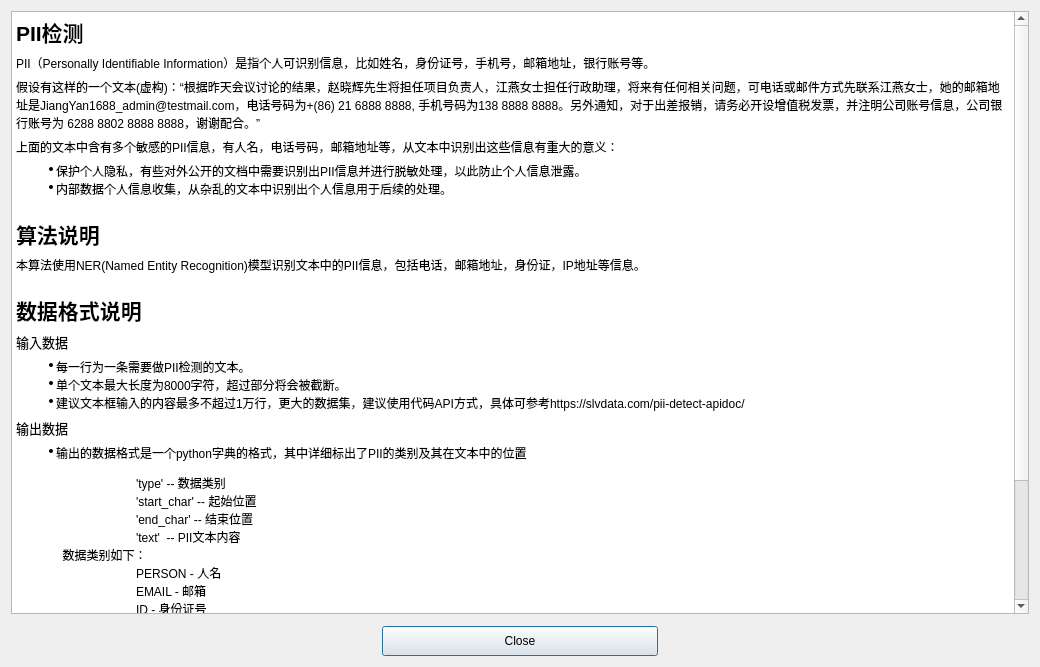
<?xml version="1.0" encoding="UTF-8"?>
<ui version="4.0">
 <class>Dialog</class>
 <widget class="QDialog" name="Dialog">
  <property name="geometry">
   <rect>
    <x>0</x>
    <y>0</y>
    <width>1040</width>
    <height>667</height>
   </rect>
  </property>
  <property name="windowTitle">
   <string>说明</string>
  </property>
  <layout class="QVBoxLayout" name="verticalLayout">
   <property name="spacing">
    <number>2</number>
   </property>
   <property name="leftMargin">
    <number>2</number>
   </property>
   <property name="topMargin">
    <number>2</number>
   </property>
   <property name="rightMargin">
    <number>2</number>
   </property>
   <property name="bottomMargin">
    <number>2</number>
   </property>
   <item>
    <widget class="QStackedWidget" name="stackedWidget">
     <property name="frameShape">
      <enum>QFrame::NoFrame</enum>
     </property>
     <property name="frameShadow">
      <enum>QFrame::Plain</enum>
     </property>
     <property name="currentIndex">
      <number>3</number>
     </property>
     <widget class="QWidget" name="page">
      <layout class="QHBoxLayout" name="horizontalLayout">
       <item>
        <widget class="QTextEdit" name="textEdit">
         <property name="readOnly">
          <bool>true</bool>
         </property>
         <property name="html">
          <string>&lt;!DOCTYPE HTML PUBLIC &quot;-//W3C//DTD HTML 4.0//EN&quot; &quot;http://www.w3.org/TR/REC-html40/strict.dtd&quot;&gt;
&lt;html&gt;&lt;head&gt;&lt;meta name=&quot;qrichtext&quot; content=&quot;1&quot; /&gt;&lt;style type=&quot;text/css&quot;&gt;
p, li { white-space: pre-wrap; }
&lt;/style&gt;&lt;/head&gt;&lt;body style=&quot; font-family:'SimSun'; font-size:9pt; font-weight:400; font-style:normal;&quot;&gt;
&lt;p style=&quot; margin-top:20px; margin-bottom:0px; margin-left:0px; margin-right:0px; -qt-block-indent:0; text-indent:0px;&quot;&gt;&lt;span style=&quot; font-size:16pt; font-weight:600;&quot;&gt;情感分析&lt;/span&gt;&lt;/p&gt;
&lt;p style=&quot; margin-top:6px; margin-bottom:0px; margin-left:0px; margin-right:0px; -qt-block-indent:0; text-indent:0px;&quot;&gt;&lt;span style=&quot; font-family:'Microsoft YaHei'; color:#000000; background-color:#ffffff;&quot;&gt;情感分析是人工智能领域中的一项技术，即自然语言处理技术，英文为Natural Language Processing（NLP），其目的是让计算机能够自动分析人类语言中所包含的情感信息。具体来说，情感分析可以帮助我们识别一段文本中的情绪、态度和观点等方面的信息，从而更好地理解人类的沟通。&lt;/span&gt;&lt;/p&gt;
&lt;p style=&quot; margin-top:6px; margin-bottom:0px; margin-left:0px; margin-right:0px; -qt-block-indent:0; text-indent:0px;&quot;&gt;&lt;span style=&quot; font-family:'Microsoft YaHei'; color:#000000; background-color:#ffffff;&quot;&gt;举个例子，假设我们有一家电商平台，想要了解用户对某个产品的评价情况。我们可以通过情感分析技术来自动分析用户在评论中表达的情感，如积极、消极或中性。这样我们可以更好地了解用户的感受，进一步改进产品和服务，提高用户体验，进而提高销售额。&lt;/span&gt;&lt;/p&gt;
&lt;p style=&quot; margin-top:6px; margin-bottom:0px; margin-left:0px; margin-right:0px; -qt-block-indent:0; text-indent:0px;&quot;&gt;&lt;span style=&quot; font-family:'Microsoft YaHei'; color:#000000; background-color:#ffffff;&quot;&gt;另外，情感分析也可以用于社交媒体监控。例如，政府可以使用情感分析来监测公众对某个政策或事件的反应，或者企业可以使用情感分析来了解公众对其品牌或产品的态度。&lt;/span&gt;&lt;/p&gt;
&lt;p style=&quot; margin-top:6px; margin-bottom:0px; margin-left:0px; margin-right:0px; -qt-block-indent:0; text-indent:0px;&quot;&gt;&lt;span style=&quot; font-family:'Microsoft YaHei'; color:#000000; background-color:#ffffff;&quot;&gt;下面是一些具体的使用场景及带来的价值：&lt;/span&gt;  &lt;/p&gt;
&lt;ul style=&quot;margin-top: 0px; margin-bottom: 0px; margin-left: 0px; margin-right: 0px; -qt-list-indent: 1;&quot;&gt;&lt;li style=&quot; font-family:'Microsoft YaHei';&quot; style=&quot; margin-top:6px; margin-bottom:0px; margin-left:0px; margin-right:0px; -qt-block-indent:0; text-indent:0px;&quot;&gt;电商平台上分析用户评价，改进产品和服务，提高用户体验，增加销售额。&lt;span style=&quot; font-family:'SimSun';&quot;&gt;	&lt;/span&gt;&lt;/li&gt;
&lt;li style=&quot; font-family:'Microsoft YaHei';&quot; style=&quot; margin-top:0px; margin-bottom:0px; margin-left:0px; margin-right:0px; -qt-block-indent:0; text-indent:0px;&quot;&gt;在客户服务中，分析用户反馈并自动进行分类，提高客户服务质量和效率。&lt;span style=&quot; font-family:'SimSun';&quot;&gt;	&lt;/span&gt;&lt;/li&gt;
&lt;li style=&quot; font-family:'Microsoft YaHei';&quot; style=&quot; margin-top:0px; margin-bottom:0px; margin-left:0px; margin-right:0px; -qt-block-indent:0; text-indent:0px;&quot;&gt;在市场研究中，对消费者的言论和反馈进行情感分析，了解他们对产品和服务的看法，从而改进营销策略。&lt;span style=&quot; font-family:'SimSun';&quot;&gt;	&lt;/span&gt;&lt;/li&gt;
&lt;li style=&quot; font-family:'Microsoft YaHei';&quot; style=&quot; margin-top:0px; margin-bottom:0px; margin-left:0px; margin-right:0px; -qt-block-indent:0; text-indent:0px;&quot;&gt;社交媒体监控，监测公众对政策或事件的反应，提供决策支持。&lt;span style=&quot; font-family:'SimSun';&quot;&gt;	&lt;/span&gt;&lt;/li&gt;
&lt;li style=&quot; font-family:'Microsoft YaHei';&quot; style=&quot; margin-top:0px; margin-bottom:0px; margin-left:0px; margin-right:0px; -qt-block-indent:0; text-indent:0px;&quot;&gt;在金融领域，情感分析可以用于分析新闻、社交媒体和其他信息来源，以预测股市和其他金融市场的趋势。&lt;span style=&quot; font-family:'SimSun';&quot;&gt;	&lt;/span&gt;&lt;/li&gt;
&lt;li style=&quot; font-family:'Microsoft YaHei';&quot; style=&quot; margin-top:0px; margin-bottom:0px; margin-left:0px; margin-right:0px; -qt-block-indent:0; text-indent:0px;&quot;&gt;在医疗领域，情感分析可以用于自动化分析病人反馈，从而帮助医生更好地了解病人情感状况，提高医疗效率和疗效。&lt;/li&gt;&lt;/ul&gt;
&lt;p style=&quot; margin-top:20px; margin-bottom:0px; margin-left:0px; margin-right:0px; -qt-block-indent:0; text-indent:0px;&quot;&gt;&lt;span style=&quot; font-size:16pt; font-weight:600;&quot;&gt;算法说明&lt;/span&gt;&lt;/p&gt;
&lt;p style=&quot; margin-top:6px; margin-bottom:0px; margin-left:0px; margin-right:0px; -qt-block-indent:0; text-indent:0px;&quot;&gt;&lt;span style=&quot; font-family:'Microsoft YaHei'; color:#000000; background-color:#ffffff;&quot;&gt;本站使用深度神经网络对您输入的数据进行情感分析，利用深度神经网络进行情感分析的方式是将自然语言处理和深度学习技术相结合，利用大量的标注数据进行训练。与传统的基于规则或统计方法相比，深度神经网路在处理复杂文本时能够更好地识别出其中的语义和上下文信息，从而提高了情感分析的准确度。本模型使用了大量的电商评论作为训练样本，对电商评论类的数据预测准确度较高。&lt;/span&gt;&lt;/p&gt;
&lt;p style=&quot; margin-top:6px; margin-bottom:0px; margin-left:0px; margin-right:0px; -qt-block-indent:0; text-indent:0px;&quot;&gt;&lt;span style=&quot; font-family:'Microsoft YaHei'; color:#000000; background-color:#ffffff;&quot;&gt;注意：输出结果分为正面、负面和中性三类。&lt;/span&gt;&lt;/p&gt;
&lt;p style=&quot; margin-top:20px; margin-bottom:0px; margin-left:0px; margin-right:0px; -qt-block-indent:0; text-indent:0px;&quot;&gt;&lt;span style=&quot; font-size:16pt; font-weight:600;&quot;&gt;数据格式说明&lt;/span&gt;&lt;/p&gt;
&lt;p style=&quot; margin-top:6px; margin-bottom:0px; margin-left:0px; margin-right:0px; -qt-block-indent:0; text-indent:0px;&quot;&gt;&lt;span style=&quot; font-family:'Microsoft YaHei'; font-size:10pt; color:#000000; background-color:#ffffff;&quot;&gt;输入数据&lt;/span&gt;&lt;/p&gt;
&lt;ul style=&quot;margin-top: 0px; margin-bottom: 0px; margin-left: 0px; margin-right: 0px; -qt-list-indent: 1;&quot;&gt;&lt;li style=&quot; font-family:'Microsoft YaHei';&quot; style=&quot; margin-top:6px; margin-bottom:0px; margin-left:0px; margin-right:0px; -qt-block-indent:0; text-indent:0px;&quot;&gt;每一行为一条需要做情感分析的句子，每一行视为一句。&lt;span style=&quot; font-family:'SimSun';&quot;&gt;	&lt;/span&gt;&lt;/li&gt;
&lt;li style=&quot; font-family:'Microsoft YaHei';&quot; style=&quot; margin-top:0px; margin-bottom:0px; margin-left:0px; margin-right:0px; -qt-block-indent:0; text-indent:0px;&quot;&gt;每一行长度不能超过300个字符。&lt;span style=&quot; font-family:'SimSun';&quot;&gt;	&lt;/span&gt;&lt;/li&gt;
&lt;li style=&quot; font-family:'Microsoft YaHei';&quot; style=&quot; margin-top:0px; margin-bottom:0px; margin-left:0px; margin-right:0px; -qt-block-indent:0; text-indent:0px;&quot;&gt;建议文本框输入的内容最多不超过1万行，更大的数据集，建议使用代码API方式，具体可参考http://slvdata.com/sentiment-analysis-apidoc/&lt;/li&gt;&lt;/ul&gt;
&lt;p style=&quot; margin-top:6px; margin-bottom:0px; margin-left:0px; margin-right:0px; -qt-block-indent:0; text-indent:0px;&quot;&gt;&lt;span style=&quot; font-family:'Microsoft YaHei'; font-size:10pt; color:#000000; background-color:#ffffff;&quot;&gt;输出数据&lt;/span&gt;&lt;/p&gt;
&lt;ul style=&quot;margin-top: 0px; margin-bottom: 0px; margin-left: 0px; margin-right: 0px; -qt-list-indent: 1;&quot;&gt;&lt;li style=&quot; font-family:'Microsoft YaHei';&quot; style=&quot; margin-top:6px; margin-bottom:0px; margin-left:0px; margin-right:0px; -qt-block-indent:0; text-indent:0px;&quot;&gt;情感分析的结果追加在句子的末尾或单独显示结果（可设定）&lt;span style=&quot; font-family:'SimSun';&quot;&gt;	&lt;/span&gt;&lt;/li&gt;
&lt;li style=&quot; font-family:'Microsoft YaHei';&quot; style=&quot; margin-top:0px; margin-bottom:0px; margin-left:0px; margin-right:0px; -qt-block-indent:0; text-indent:0px;&quot;&gt;分析结果有三种，分别是positive, negative, neutral&lt;span style=&quot; font-family:'SimSun';&quot;&gt;	&lt;/span&gt;&lt;/li&gt;
&lt;li style=&quot; font-family:'Microsoft YaHei';&quot; style=&quot; margin-top:0px; margin-bottom:0px; margin-left:0px; margin-right:0px; -qt-block-indent:0; text-indent:0px;&quot;&gt;positive 表示正面&lt;span style=&quot; font-family:'SimSun';&quot;&gt;	&lt;/span&gt;&lt;/li&gt;
&lt;li style=&quot; font-family:'Microsoft YaHei';&quot; style=&quot; margin-top:0px; margin-bottom:0px; margin-left:0px; margin-right:0px; -qt-block-indent:0; text-indent:0px;&quot;&gt;negative 表示负面&lt;span style=&quot; font-family:'SimSun';&quot;&gt;	&lt;/span&gt;&lt;/li&gt;
&lt;li style=&quot; font-family:'Microsoft YaHei';&quot; style=&quot; margin-top:0px; margin-bottom:0px; margin-left:0px; margin-right:0px; -qt-block-indent:0; text-indent:0px;&quot;&gt;neutral 表示中性&lt;/li&gt;&lt;/ul&gt;
&lt;p style=&quot; margin-top:0px; margin-bottom:0px; margin-left:0px; margin-right:0px; -qt-block-indent:0; text-indent:0px;&quot;&gt;&lt;br /&gt;&lt;/p&gt;&lt;/body&gt;&lt;/html&gt;</string>
         </property>
        </widget>
       </item>
      </layout>
     </widget>
     <widget class="QWidget" name="page_2">
      <layout class="QHBoxLayout" name="horizontalLayout_2">
       <item>
        <widget class="QTextEdit" name="textEdit_2">
         <property name="html">
          <string>&lt;!DOCTYPE HTML PUBLIC &quot;-//W3C//DTD HTML 4.0//EN&quot; &quot;http://www.w3.org/TR/REC-html40/strict.dtd&quot;&gt;
&lt;html&gt;&lt;head&gt;&lt;meta name=&quot;qrichtext&quot; content=&quot;1&quot; /&gt;&lt;style type=&quot;text/css&quot;&gt;
p, li { white-space: pre-wrap; }
&lt;/style&gt;&lt;/head&gt;&lt;body style=&quot; font-family:'SimSun'; font-size:9pt; font-weight:400; font-style:normal;&quot;&gt;
&lt;p style=&quot; margin-top:20px; margin-bottom:0px; margin-left:0px; margin-right:0px; -qt-block-indent:0; text-indent:0px;&quot;&gt;&lt;span style=&quot; font-size:16pt; font-weight:600;&quot;&gt;评论分类&lt;/span&gt;&lt;/p&gt;
&lt;p style=&quot; margin-top:6px; margin-bottom:0px; margin-left:0px; margin-right:0px; -qt-block-indent:0; text-indent:0px;&quot;&gt;&lt;span style=&quot; font-family:'Microsoft YaHei'; color:#000000; background-color:#ffffff;&quot;&gt;多标签文本分类是人工智能领域中的一项技术，即自然语言处理技术，英文为Natural Language Processing（NLP），其目的是让计算机能够自动分析语言中，正在谈论问题所属的类别。简单的说，计算机会告诉你这段语言正在说哪方面的事情。多标签文本分类可以将文本分类到多个标签中，每个文本可以同时属于多个标签。&lt;/span&gt;&lt;/p&gt;
&lt;p style=&quot; margin-top:6px; margin-bottom:0px; margin-left:0px; margin-right:0px; -qt-block-indent:0; text-indent:0px;&quot;&gt;&lt;span style=&quot; font-family:'Microsoft YaHei'; color:#000000; background-color:#ffffff;&quot;&gt;举个例子，假设我们有一家电商平台，想要了解用户对某个产品的评价情况。我们想要分析用户是在评论哪方面的问题，是在夸赞产品质量还是在抱怨价格贵了或是物流慢了，这些都可以通过分析客户的评论来得出。这样我们可以更好地了解客户反馈的问题，进一步改进产品和服务，提高用户体验，进而提高销售额。&lt;/span&gt;&lt;/p&gt;
&lt;p style=&quot; margin-top:6px; margin-bottom:0px; margin-left:0px; margin-right:0px; -qt-block-indent:0; text-indent:0px;&quot;&gt;&lt;span style=&quot; font-family:'Microsoft YaHei'; color:#000000; background-color:#ffffff;&quot;&gt;比如某用户购物后的一条评论为：&amp;quot;东西不错，品质没得说，一如既往的好，送货速度也很快，好评！&amp;quot;，这条评价的标签分类为：质量好|复购用户|物流快&lt;/span&gt;&lt;/p&gt;
&lt;p style=&quot; margin-top:6px; margin-bottom:0px; margin-left:0px; margin-right:0px; -qt-block-indent:0; text-indent:0px;&quot;&gt;&lt;span style=&quot; font-family:'Microsoft YaHei'; color:#000000; background-color:#ffffff;&quot;&gt;下面是一些具体的常见使用场景：&lt;/span&gt;  &lt;/p&gt;
&lt;ul style=&quot;margin-top: 0px; margin-bottom: 0px; margin-left: 0px; margin-right: 0px; -qt-list-indent: 1;&quot;&gt;&lt;li style=&quot; font-family:'Microsoft YaHei';&quot; style=&quot; margin-top:6px; margin-bottom:0px; margin-left:0px; margin-right:0px; -qt-block-indent:0; text-indent:0px;&quot;&gt;电商平台上分析用户评价，获取用户反馈的问题类别，进而改进产品和服务，提高用户体验，增加销售额。&lt;span style=&quot; font-family:'SimSun';&quot;&gt;	&lt;/span&gt;&lt;/li&gt;
&lt;li style=&quot; font-family:'Microsoft YaHei';&quot; style=&quot; margin-top:0px; margin-bottom:0px; margin-left:0px; margin-right:0px; -qt-block-indent:0; text-indent:0px;&quot;&gt;在客户服务中，分析用户反馈并自动进行问题分类，进而依据问题提高客户服务质量和效率。&lt;span style=&quot; font-family:'SimSun';&quot;&gt;	&lt;/span&gt;&lt;/li&gt;
&lt;li style=&quot; font-family:'Microsoft YaHei';&quot; style=&quot; margin-top:0px; margin-bottom:0px; margin-left:0px; margin-right:0px; -qt-block-indent:0; text-indent:0px;&quot;&gt;社交媒体监控，监测公众对政策或事件的诉求及建议，提供决策支持。&lt;span style=&quot; font-family:'SimSun';&quot;&gt;	&lt;/span&gt;&lt;/li&gt;
&lt;li style=&quot; font-family:'Microsoft YaHei';&quot; style=&quot; margin-top:0px; margin-bottom:0px; margin-left:0px; margin-right:0px; -qt-block-indent:0; text-indent:0px;&quot;&gt;将文本分类为多个主题标签，如政治、经济、文化、娱乐等，用于对新闻、文章、社交媒体等进行自动分类和归档。&lt;span style=&quot; font-family:'SimSun';&quot;&gt;	&lt;/span&gt;&lt;/li&gt;
&lt;li style=&quot; font-family:'Microsoft YaHei';&quot; style=&quot; margin-top:0px; margin-bottom:0px; margin-left:0px; margin-right:0px; -qt-block-indent:0; text-indent:0px;&quot;&gt;推荐系统，将用户标记的兴趣爱好转化为多个标签，用于推荐相关内容和产品。&lt;/li&gt;&lt;/ul&gt;
&lt;p style=&quot; margin-top:20px; margin-bottom:0px; margin-left:0px; margin-right:0px; -qt-block-indent:0; text-indent:0px;&quot;&gt;&lt;span style=&quot; font-size:16pt; font-weight:600;&quot;&gt;算法说明&lt;/span&gt;&lt;/p&gt;
&lt;p style=&quot; margin-top:6px; margin-bottom:0px; margin-left:0px; margin-right:0px; -qt-block-indent:0; text-indent:0px;&quot;&gt;&lt;span style=&quot; font-family:'Microsoft YaHei'; color:#000000; background-color:#ffffff;&quot;&gt;本站使用深度神经网络对您输入的数据进行多标签分类，使用了大量的标注数据进行训练。与传统的方法相比，深度神经网路在处理复杂文本时能够更好地识别出其中的语义和上下文信息，从而提高了模型的准确度。&lt;/span&gt;&lt;/p&gt;
&lt;p style=&quot; margin-top:6px; margin-bottom:0px; margin-left:0px; margin-right:0px; -qt-block-indent:0; text-indent:0px;&quot;&gt;&lt;span style=&quot; font-family:'Microsoft YaHei'; color:#000000; background-color:#ffffff;&quot;&gt;本模型使用了大量的电商评论作为训练样本，对电商评论类的数据预测准确度较高。&lt;/span&gt;&lt;/p&gt;
&lt;p style=&quot; margin-top:6px; margin-bottom:0px; margin-left:0px; margin-right:0px; -qt-block-indent:0; text-indent:0px;&quot;&gt;&lt;span style=&quot; font-family:'Microsoft YaHei'; color:#000000; background-color:#ffffff;&quot;&gt;注意：同一句评论可能有多个分类标签。&lt;/span&gt;&lt;/p&gt;
&lt;p style=&quot; margin-top:20px; margin-bottom:0px; margin-left:0px; margin-right:0px; -qt-block-indent:0; text-indent:0px;&quot;&gt;&lt;span style=&quot; font-size:16pt; font-weight:600;&quot;&gt;数据格式说明&lt;/span&gt;&lt;/p&gt;
&lt;p style=&quot; margin-top:6px; margin-bottom:0px; margin-left:0px; margin-right:0px; -qt-block-indent:0; text-indent:0px;&quot;&gt;&lt;span style=&quot; font-family:'Microsoft YaHei'; font-size:10pt; color:#000000; background-color:#ffffff;&quot;&gt;输入数据&lt;/span&gt;&lt;/p&gt;
&lt;ul style=&quot;margin-top: 0px; margin-bottom: 0px; margin-left: 0px; margin-right: 0px; -qt-list-indent: 1;&quot;&gt;&lt;li style=&quot; font-family:'Microsoft YaHei';&quot; style=&quot; margin-top:6px; margin-bottom:0px; margin-left:0px; margin-right:0px; -qt-block-indent:0; text-indent:0px;&quot;&gt;每一行为一条需要做情感分析的句子，每一行视为一句。&lt;span style=&quot; font-family:'SimSun';&quot;&gt;	&lt;/span&gt;&lt;/li&gt;
&lt;li style=&quot; font-family:'Microsoft YaHei';&quot; style=&quot; margin-top:0px; margin-bottom:0px; margin-left:0px; margin-right:0px; -qt-block-indent:0; text-indent:0px;&quot;&gt;每一行长度不能超过300个字符。&lt;span style=&quot; font-family:'SimSun';&quot;&gt;	&lt;/span&gt;&lt;/li&gt;
&lt;li style=&quot; font-family:'Microsoft YaHei';&quot; style=&quot; margin-top:0px; margin-bottom:0px; margin-left:0px; margin-right:0px; -qt-block-indent:0; text-indent:0px;&quot;&gt;建议文本框输入的内容最多不超过1万行，更大的数据集，建议使用代码API方式，具体可参考http://slvdata.com/text-classify-apidoc/&lt;/li&gt;&lt;/ul&gt;
&lt;p style=&quot; margin-top:6px; margin-bottom:0px; margin-left:0px; margin-right:0px; -qt-block-indent:0; text-indent:0px;&quot;&gt;&lt;span style=&quot; font-family:'Microsoft YaHei'; font-size:10pt; color:#000000; background-color:#ffffff;&quot;&gt;输出数据&lt;/span&gt;&lt;/p&gt;
&lt;ul style=&quot;margin-top: 0px; margin-bottom: 0px; margin-left: 0px; margin-right: 0px; -qt-list-indent: 1;&quot;&gt;&lt;li style=&quot; font-family:'Microsoft YaHei';&quot; style=&quot; margin-top:6px; margin-bottom:0px; margin-left:0px; margin-right:0px; -qt-block-indent:0; text-indent:0px;&quot;&gt;分类的结果追加在句子的末尾或单独返回（可设定），当有多个分类时用“|”分割，分类结果有以下几种，分别是：&lt;span style=&quot; font-family:'SimSun';&quot;&gt;	&lt;/span&gt;&lt;/li&gt;
&lt;li style=&quot; font-family:'Microsoft YaHei';&quot; style=&quot; margin-top:0px; margin-bottom:0px; margin-left:0px; margin-right:0px; -qt-block-indent:0; text-indent:0px;&quot;&gt;1. 价格偏贵&lt;span style=&quot; font-family:'SimSun';&quot;&gt;	&lt;/span&gt;&lt;/li&gt;
&lt;li style=&quot; font-family:'Microsoft YaHei';&quot; style=&quot; margin-top:0px; margin-bottom:0px; margin-left:0px; margin-right:0px; -qt-block-indent:0; text-indent:0px;&quot;&gt;2. 价格实惠&lt;span style=&quot; font-family:'SimSun';&quot;&gt;	&lt;/span&gt;&lt;/li&gt;
&lt;li style=&quot; font-family:'Microsoft YaHei';&quot; style=&quot; margin-top:0px; margin-bottom:0px; margin-left:0px; margin-right:0px; -qt-block-indent:0; text-indent:0px;&quot;&gt;3. 包装好&lt;span style=&quot; font-family:'SimSun';&quot;&gt;	&lt;/span&gt;&lt;/li&gt;
&lt;li style=&quot; font-family:'Microsoft YaHei';&quot; style=&quot; margin-top:0px; margin-bottom:0px; margin-left:0px; margin-right:0px; -qt-block-indent:0; text-indent:0px;&quot;&gt;4. 包装差&lt;span style=&quot; font-family:'SimSun';&quot;&gt;	&lt;/span&gt;&lt;/li&gt;
&lt;li style=&quot; font-family:'Microsoft YaHei';&quot; style=&quot; margin-top:0px; margin-bottom:0px; margin-left:0px; margin-right:0px; -qt-block-indent:0; text-indent:0px;&quot;&gt;5. 单纯好评&lt;span style=&quot; font-family:'SimSun';&quot;&gt;	&lt;/span&gt;&lt;/li&gt;
&lt;li style=&quot; font-family:'Microsoft YaHei';&quot; style=&quot; margin-top:0px; margin-bottom:0px; margin-left:0px; margin-right:0px; -qt-block-indent:0; text-indent:0px;&quot;&gt;6. 单纯差评&lt;span style=&quot; font-family:'SimSun';&quot;&gt;	&lt;/span&gt;&lt;/li&gt;
&lt;li style=&quot; font-family:'Microsoft YaHei';&quot; style=&quot; margin-top:0px; margin-bottom:0px; margin-left:0px; margin-right:0px; -qt-block-indent:0; text-indent:0px;&quot;&gt;7. 原装正品&lt;span style=&quot; font-family:'SimSun';&quot;&gt;	&lt;/span&gt;&lt;/li&gt;
&lt;li style=&quot; font-family:'Microsoft YaHei';&quot; style=&quot; margin-top:0px; margin-bottom:0px; margin-left:0px; margin-right:0px; -qt-block-indent:0; text-indent:0px;&quot;&gt;8. 囤货用户&lt;span style=&quot; font-family:'SimSun';&quot;&gt;	&lt;/span&gt;&lt;/li&gt;
&lt;li style=&quot; font-family:'Microsoft YaHei';&quot; style=&quot; margin-top:0px; margin-bottom:0px; margin-left:0px; margin-right:0px; -qt-block-indent:0; text-indent:0px;&quot;&gt;9. 复购用户&lt;span style=&quot; font-family:'SimSun';&quot;&gt;	&lt;/span&gt;&lt;/li&gt;
&lt;li style=&quot; font-family:'Microsoft YaHei';&quot; style=&quot; margin-top:0px; margin-bottom:0px; margin-left:0px; margin-right:0px; -qt-block-indent:0; text-indent:0px;&quot;&gt;10. 客服好&lt;span style=&quot; font-family:'SimSun';&quot;&gt;	&lt;/span&gt;&lt;/li&gt;
&lt;li style=&quot; font-family:'Microsoft YaHei';&quot; style=&quot; margin-top:0px; margin-bottom:0px; margin-left:0px; margin-right:0px; -qt-block-indent:0; text-indent:0px;&quot;&gt;11. 客服差&lt;span style=&quot; font-family:'SimSun';&quot;&gt;	&lt;/span&gt;&lt;/li&gt;
&lt;li style=&quot; font-family:'Microsoft YaHei';&quot; style=&quot; margin-top:0px; margin-bottom:0px; margin-left:0px; margin-right:0px; -qt-block-indent:0; text-indent:0px;&quot;&gt;12. 对品牌失望&lt;span style=&quot; font-family:'SimSun';&quot;&gt;	&lt;/span&gt;&lt;/li&gt;
&lt;li style=&quot; font-family:'Microsoft YaHei';&quot; style=&quot; margin-top:0px; margin-bottom:0px; margin-left:0px; margin-right:0px; -qt-block-indent:0; text-indent:0px;&quot;&gt;13. 对品牌认可&lt;span style=&quot; font-family:'SimSun';&quot;&gt;	&lt;/span&gt;&lt;/li&gt;
&lt;li style=&quot; font-family:'Microsoft YaHei';&quot; style=&quot; margin-top:0px; margin-bottom:0px; margin-left:0px; margin-right:0px; -qt-block-indent:0; text-indent:0px;&quot;&gt;14. 开发票遇到问题&lt;span style=&quot; font-family:'SimSun';&quot;&gt;	&lt;/span&gt;&lt;/li&gt;
&lt;li style=&quot; font-family:'Microsoft YaHei';&quot; style=&quot; margin-top:0px; margin-bottom:0px; margin-left:0px; margin-right:0px; -qt-block-indent:0; text-indent:0px;&quot;&gt;15. 怀疑假货&lt;span style=&quot; font-family:'SimSun';&quot;&gt;	&lt;/span&gt;&lt;/li&gt;
&lt;li style=&quot; font-family:'Microsoft YaHei';&quot; style=&quot; margin-top:0px; margin-bottom:0px; margin-left:0px; margin-right:0px; -qt-block-indent:0; text-indent:0px;&quot;&gt;16. 物流快&lt;span style=&quot; font-family:'SimSun';&quot;&gt;	&lt;/span&gt;&lt;/li&gt;
&lt;li style=&quot; font-family:'Microsoft YaHei';&quot; style=&quot; margin-top:0px; margin-bottom:0px; margin-left:0px; margin-right:0px; -qt-block-indent:0; text-indent:0px;&quot;&gt;17. 物流态度好&lt;span style=&quot; font-family:'SimSun';&quot;&gt;	&lt;/span&gt;&lt;/li&gt;
&lt;li style=&quot; font-family:'Microsoft YaHei';&quot; style=&quot; margin-top:0px; margin-bottom:0px; margin-left:0px; margin-right:0px; -qt-block-indent:0; text-indent:0px;&quot;&gt;18. 物流态度差&lt;span style=&quot; font-family:'SimSun';&quot;&gt;	&lt;/span&gt;&lt;/li&gt;
&lt;li style=&quot; font-family:'Microsoft YaHei';&quot; style=&quot; margin-top:0px; margin-bottom:0px; margin-left:0px; margin-right:0px; -qt-block-indent:0; text-indent:0px;&quot;&gt;19. 物流慢&lt;span style=&quot; font-family:'SimSun';&quot;&gt;	&lt;/span&gt;&lt;/li&gt;
&lt;li style=&quot; font-family:'Microsoft YaHei';&quot; style=&quot; margin-top:0px; margin-bottom:0px; margin-left:0px; margin-right:0px; -qt-block-indent:0; text-indent:0px;&quot;&gt;20. 质量好&lt;span style=&quot; font-family:'SimSun';&quot;&gt;	&lt;/span&gt;&lt;/li&gt;
&lt;li style=&quot; font-family:'Microsoft YaHei';&quot; style=&quot; margin-top:0px; margin-bottom:0px; margin-left:0px; margin-right:0px; -qt-block-indent:0; text-indent:0px;&quot;&gt;21. 质量差&lt;span style=&quot; font-family:'SimSun';&quot;&gt;	&lt;/span&gt;&lt;/li&gt;
&lt;li style=&quot; font-family:'Microsoft YaHei';&quot; style=&quot; margin-top:0px; margin-bottom:0px; margin-left:0px; margin-right:0px; -qt-block-indent:0; text-indent:0px;&quot;&gt;22. 不保价&lt;span style=&quot; font-family:'SimSun';&quot;&gt;	&lt;/span&gt;&lt;/li&gt;
&lt;li style=&quot; font-family:'Microsoft YaHei';&quot; style=&quot; margin-top:0px; margin-bottom:0px; margin-left:0px; margin-right:0px; -qt-block-indent:0; text-indent:0px;&quot;&gt;以上这些类别是公共模型的输出类别，当不能分类时，返回值为NONE，由于不同行业类别差异较大，如你需要定制适合你公司的特定类别，可联系我们&lt;/li&gt;&lt;/ul&gt;
&lt;p style=&quot; margin-top:0px; margin-bottom:0px; margin-left:0px; margin-right:0px; -qt-block-indent:0; text-indent:0px;&quot;&gt;&lt;br /&gt;&lt;/p&gt;&lt;/body&gt;&lt;/html&gt;</string>
         </property>
        </widget>
       </item>
      </layout>
     </widget>
     <widget class="QWidget" name="page_3">
      <layout class="QHBoxLayout" name="horizontalLayout_3">
       <item>
        <widget class="QTextEdit" name="textEdit_3">
         <property name="html">
          <string>&lt;!DOCTYPE HTML PUBLIC &quot;-//W3C//DTD HTML 4.0//EN&quot; &quot;http://www.w3.org/TR/REC-html40/strict.dtd&quot;&gt;
&lt;html&gt;&lt;head&gt;&lt;meta name=&quot;qrichtext&quot; content=&quot;1&quot; /&gt;&lt;style type=&quot;text/css&quot;&gt;
p, li { white-space: pre-wrap; }
&lt;/style&gt;&lt;/head&gt;&lt;body style=&quot; font-family:'SimSun'; font-size:9pt; font-weight:400; font-style:normal;&quot;&gt;
&lt;p style=&quot; margin-top:20px; margin-bottom:0px; margin-left:0px; margin-right:0px; -qt-block-indent:0; text-indent:0px;&quot;&gt;&lt;span style=&quot; font-size:16pt; font-weight:600;&quot;&gt;关键词提取&lt;/span&gt;&lt;/p&gt;
&lt;p style=&quot; margin-top:6px; margin-bottom:0px; margin-left:0px; margin-right:0px; -qt-block-indent:0; text-indent:0px;&quot;&gt;&lt;span style=&quot; font-family:'Microsoft YaHei'; color:#000000; background-color:#ffffff;&quot;&gt;文本关键词提取是指从一篇文本中自动地识别出最具有代表性和重要性的单词或短语。这些单词或短语通常可以用于概括和描述文本的主题、内容、情感和意图等方面。&lt;/span&gt;&lt;/p&gt;
&lt;p style=&quot; margin-top:6px; margin-bottom:0px; margin-left:0px; margin-right:0px; -qt-block-indent:0; text-indent:0px;&quot;&gt;&lt;span style=&quot; font-family:'Microsoft YaHei'; color:#000000; background-color:#ffffff;&quot;&gt;文本关键词提取的常见用途：：&lt;/span&gt;  &lt;/p&gt;
&lt;ul style=&quot;margin-top: 0px; margin-bottom: 0px; margin-left: 0px; margin-right: 0px; -qt-list-indent: 1;&quot;&gt;&lt;li style=&quot; font-family:'Microsoft YaHei';&quot; style=&quot; margin-top:6px; margin-bottom:0px; margin-left:0px; margin-right:0px; -qt-block-indent:0; text-indent:0px;&quot;&gt;电商评论中，分析用户反馈的高频词，进而依据这些词分析问题提高客户服务质量和效率。&lt;span style=&quot; font-family:'SimSun';&quot;&gt;	&lt;/span&gt;&lt;/li&gt;
&lt;li style=&quot; font-family:'Microsoft YaHei';&quot; style=&quot; margin-top:0px; margin-bottom:0px; margin-left:0px; margin-right:0px; -qt-block-indent:0; text-indent:0px;&quot;&gt;信息检索和文本分类中，关键词可以用于构建索引和词袋模型，以便于快速检索和归类文本。&lt;span style=&quot; font-family:'SimSun';&quot;&gt;	&lt;/span&gt;&lt;/li&gt;
&lt;li style=&quot; font-family:'Microsoft YaHei';&quot; style=&quot; margin-top:0px; margin-bottom:0px; margin-left:0px; margin-right:0px; -qt-block-indent:0; text-indent:0px;&quot;&gt;自动摘要和总结：关键词可以用于自动提取文本中的主要信息和要点，从而生成简洁的摘要和总结。&lt;span style=&quot; font-family:'SimSun';&quot;&gt;	&lt;/span&gt;&lt;/li&gt;
&lt;li style=&quot; font-family:'Microsoft YaHei';&quot; style=&quot; margin-top:0px; margin-bottom:0px; margin-left:0px; margin-right:0px; -qt-block-indent:0; text-indent:0px;&quot;&gt;数据可视化和信息呈现：关键词可以用于可视化和呈现文本数据，从而帮助用户更加直观地理解和分析文本。&lt;/li&gt;&lt;/ul&gt;
&lt;p style=&quot; margin-top:20px; margin-bottom:0px; margin-left:0px; margin-right:0px; -qt-block-indent:0; text-indent:0px;&quot;&gt;&lt;span style=&quot; font-size:16pt; font-weight:600;&quot;&gt;算法说明&lt;/span&gt;&lt;/p&gt;
&lt;p style=&quot; margin-top:6px; margin-bottom:0px; margin-left:0px; margin-right:0px; -qt-block-indent:0; text-indent:0px;&quot;&gt;&lt;span style=&quot; font-family:'Microsoft YaHei'; color:#000000; background-color:#ffffff;&quot;&gt;本算法根据单词在文本中的出现频率和在文本集合中的出现频率以及结合上下文来计算单词的重要性，重要性高的单词被认定是关键词。&lt;/span&gt;&lt;/p&gt;
&lt;p style=&quot; margin-top:20px; margin-bottom:0px; margin-left:0px; margin-right:0px; -qt-block-indent:0; text-indent:0px;&quot;&gt;&lt;span style=&quot; font-size:16pt; font-weight:600;&quot;&gt;数据格式说明&lt;/span&gt;&lt;/p&gt;
&lt;p style=&quot; margin-top:6px; margin-bottom:0px; margin-left:0px; margin-right:0px; -qt-block-indent:0; text-indent:0px;&quot;&gt;&lt;span style=&quot; font-family:'Microsoft YaHei'; font-size:10pt; color:#000000; background-color:#ffffff;&quot;&gt;输入数据&lt;/span&gt;&lt;/p&gt;
&lt;ul style=&quot;margin-top: 0px; margin-bottom: 0px; margin-left: 0px; margin-right: 0px; -qt-list-indent: 1;&quot;&gt;&lt;li style=&quot; font-family:'Microsoft YaHei';&quot; style=&quot; margin-top:6px; margin-bottom:0px; margin-left:0px; margin-right:0px; -qt-block-indent:0; text-indent:0px;&quot;&gt;每一行为一条需要做情感分析的句子，每一行视为一句。&lt;span style=&quot; font-family:'SimSun';&quot;&gt;	&lt;/span&gt;&lt;/li&gt;
&lt;li style=&quot; font-family:'Microsoft YaHei';&quot; style=&quot; margin-top:0px; margin-bottom:0px; margin-left:0px; margin-right:0px; -qt-block-indent:0; text-indent:0px;&quot;&gt;每一行长度不能超过300个字符。&lt;span style=&quot; font-family:'SimSun';&quot;&gt;	&lt;/span&gt;&lt;/li&gt;
&lt;li style=&quot; font-family:'Microsoft YaHei';&quot; style=&quot; margin-top:0px; margin-bottom:0px; margin-left:0px; margin-right:0px; -qt-block-indent:0; text-indent:0px;&quot;&gt;建议文本框输入的内容最多不超过1万行，更大的数据集，建议使用代码API方式，具体可参考http://slvdata.com/keywords-extract-apidoc/&lt;/li&gt;&lt;/ul&gt;
&lt;p style=&quot; margin-top:6px; margin-bottom:0px; margin-left:0px; margin-right:0px; -qt-block-indent:0; text-indent:0px;&quot;&gt;&lt;span style=&quot; font-family:'Microsoft YaHei'; font-size:10pt; color:#000000; background-color:#ffffff;&quot;&gt;输出数据&lt;/span&gt;&lt;/p&gt;
&lt;ul style=&quot;margin-top: 0px; margin-bottom: 0px; margin-left: 0px; margin-right: 0px; -qt-list-indent: 1;&quot;&gt;&lt;li style=&quot; font-family:'Microsoft YaHei';&quot; style=&quot; margin-top:6px; margin-bottom:0px; margin-left:0px; margin-right:0px; -qt-block-indent:0; text-indent:0px;&quot;&gt;提取到的关键词追加在句子的末尾或单独显示结果（可设定）&lt;span style=&quot; font-family:'SimSun';&quot;&gt;	&lt;/span&gt;&lt;/li&gt;
&lt;li style=&quot; font-family:'Microsoft YaHei';&quot; style=&quot; margin-top:0px; margin-bottom:0px; margin-left:0px; margin-right:0px; -qt-block-indent:0; text-indent:0px;&quot;&gt;当有多个关键词时用“|”分割&lt;span style=&quot; font-family:'SimSun';&quot;&gt;	&lt;/span&gt;&lt;/li&gt;
&lt;li style=&quot; font-family:'Microsoft YaHei';&quot; style=&quot; margin-top:0px; margin-bottom:0px; margin-left:0px; margin-right:0px; -qt-block-indent:0; text-indent:0px;&quot;&gt;当程序无法找出关键词时返回NONE&lt;/li&gt;&lt;/ul&gt;
&lt;p style=&quot; margin-top:0px; margin-bottom:0px; margin-left:0px; margin-right:0px; -qt-block-indent:0; text-indent:0px;&quot;&gt;&lt;br /&gt;&lt;/p&gt;&lt;/body&gt;&lt;/html&gt;</string>
         </property>
        </widget>
       </item>
      </layout>
     </widget>
     <widget class="QWidget" name="page_4">
      <layout class="QVBoxLayout" name="verticalLayout_2">
       <item>
        <widget class="QTextEdit" name="textEdit_4">
         <property name="html">
          <string>&lt;!DOCTYPE HTML PUBLIC &quot;-//W3C//DTD HTML 4.0//EN&quot; &quot;http://www.w3.org/TR/REC-html40/strict.dtd&quot;&gt;
&lt;html&gt;&lt;head&gt;&lt;meta name=&quot;qrichtext&quot; content=&quot;1&quot; /&gt;&lt;style type=&quot;text/css&quot;&gt;
p, li { white-space: pre-wrap; }
&lt;/style&gt;&lt;/head&gt;&lt;body style=&quot; font-family:'SimSun'; font-size:9pt; font-weight:400; font-style:normal;&quot;&gt;
&lt;p style=&quot; margin-top:20px; margin-bottom:0px; margin-left:0px; margin-right:0px; -qt-block-indent:0; text-indent:0px;&quot;&gt;&lt;span style=&quot; font-size:16pt; font-weight:600;&quot;&gt;PII检测&lt;/span&gt;&lt;/p&gt;
&lt;p style=&quot; margin-top:6px; margin-bottom:0px; margin-left:0px; margin-right:0px; -qt-block-indent:0; text-indent:0px;&quot;&gt;&lt;span style=&quot; font-family:'Microsoft YaHei'; color:#000000; background-color:#ffffff;&quot;&gt;PII（Personally Identifiable Information）是指个人可识别信息，比如姓名，身份证号，手机号，邮箱地址，银行账号等。&lt;/span&gt;&lt;/p&gt;
&lt;p style=&quot; margin-top:6px; margin-bottom:0px; margin-left:0px; margin-right:0px; -qt-block-indent:0; text-indent:0px;&quot;&gt;&lt;span style=&quot; font-family:'Microsoft YaHei'; color:#000000; background-color:#ffffff;&quot;&gt;假设有这样的一个文本(虚构)：“根据昨天会议讨论的结果，赵晓辉先生将担任项目负责人，江燕女士担任行政助理，将来有任何相关问题，可电话或邮件方式先联系江燕女士，她的邮箱地址是JiangYan1688_admin@testmail.com，电话号码为+(86) 21 6888 8888, 手机号码为138 8888 8888。另外通知，对于出差报销，请务必开设增值税发票，并注明公司账号信息，公司银行账号为 6288 8802 8888 8888，谢谢配合。”&lt;/span&gt;&lt;/p&gt;
&lt;p style=&quot; margin-top:6px; margin-bottom:0px; margin-left:0px; margin-right:0px; -qt-block-indent:0; text-indent:0px;&quot;&gt;&lt;span style=&quot; font-family:'Microsoft YaHei'; color:#000000; background-color:#ffffff;&quot;&gt;上面的文本中含有多个敏感的PII信息，有人名，电话号码，邮箱地址等，从文本中识别出这些信息有重大的意义：&lt;/span&gt;&lt;/p&gt;
&lt;ul style=&quot;margin-top: 0px; margin-bottom: 0px; margin-left: 0px; margin-right: 0px; -qt-list-indent: 1;&quot;&gt;&lt;li style=&quot; font-family:'Microsoft YaHei';&quot; style=&quot; margin-top:6px; margin-bottom:0px; margin-left:0px; margin-right:0px; -qt-block-indent:0; text-indent:0px;&quot;&gt;保护个人隐私，有些对外公开的文档中需要识别出PII信息并进行脱敏处理，以此防止个人信息泄露。&lt;span style=&quot; font-family:'SimSun';&quot;&gt;	&lt;/span&gt;&lt;/li&gt;
&lt;li style=&quot; font-family:'Microsoft YaHei';&quot; style=&quot; margin-top:0px; margin-bottom:0px; margin-left:0px; margin-right:0px; -qt-block-indent:0; text-indent:0px;&quot;&gt;内部数据个人信息收集，从杂乱的文本中识别出个人信息用于后续的处理。&lt;/li&gt;&lt;/ul&gt;
&lt;p style=&quot; margin-top:20px; margin-bottom:0px; margin-left:0px; margin-right:0px; -qt-block-indent:0; text-indent:0px;&quot;&gt;&lt;span style=&quot; font-size:16pt; font-weight:600;&quot;&gt;算法说明&lt;/span&gt;&lt;/p&gt;
&lt;p style=&quot; margin-top:6px; margin-bottom:0px; margin-left:0px; margin-right:0px; -qt-block-indent:0; text-indent:0px;&quot;&gt;&lt;span style=&quot; font-family:'Microsoft YaHei'; color:#000000; background-color:#ffffff;&quot;&gt;本算法使用NER(Named Entity Recognition)模型识别文本中的PII信息，包括电话，邮箱地址，身份证，IP地址等信息。&lt;/span&gt;&lt;/p&gt;
&lt;p style=&quot; margin-top:20px; margin-bottom:0px; margin-left:0px; margin-right:0px; -qt-block-indent:0; text-indent:0px;&quot;&gt;&lt;span style=&quot; font-size:16pt; font-weight:600;&quot;&gt;数据格式说明&lt;/span&gt;&lt;/p&gt;
&lt;p style=&quot; margin-top:6px; margin-bottom:0px; margin-left:0px; margin-right:0px; -qt-block-indent:0; text-indent:0px;&quot;&gt;&lt;span style=&quot; font-family:'Microsoft YaHei'; font-size:10pt; color:#000000; background-color:#ffffff;&quot;&gt;输入数据&lt;/span&gt;&lt;/p&gt;
&lt;ul style=&quot;margin-top: 0px; margin-bottom: 0px; margin-left: 0px; margin-right: 0px; -qt-list-indent: 1;&quot;&gt;&lt;li style=&quot; font-family:'Microsoft YaHei';&quot; style=&quot; margin-top:6px; margin-bottom:0px; margin-left:0px; margin-right:0px; -qt-block-indent:0; text-indent:0px;&quot;&gt;每一行为一条需要做PII检测的文本。&lt;span style=&quot; font-family:'SimSun';&quot;&gt;	&lt;/span&gt;&lt;/li&gt;
&lt;li style=&quot; font-family:'Microsoft YaHei';&quot; style=&quot; margin-top:0px; margin-bottom:0px; margin-left:0px; margin-right:0px; -qt-block-indent:0; text-indent:0px;&quot;&gt;单个文本最大长度为8000字符，超过部分将会被截断。&lt;span style=&quot; font-family:'SimSun';&quot;&gt;	&lt;/span&gt;&lt;/li&gt;
&lt;li style=&quot; font-family:'Microsoft YaHei';&quot; style=&quot; margin-top:0px; margin-bottom:0px; margin-left:0px; margin-right:0px; -qt-block-indent:0; text-indent:0px;&quot;&gt;建议文本框输入的内容最多不超过1万行，更大的数据集，建议使用代码API方式，具体可参考https://slvdata.com/pii-detect-apidoc/&lt;/li&gt;&lt;/ul&gt;
&lt;p style=&quot; margin-top:6px; margin-bottom:0px; margin-left:0px; margin-right:0px; -qt-block-indent:0; text-indent:0px;&quot;&gt;&lt;span style=&quot; font-family:'Microsoft YaHei'; font-size:10pt; color:#000000; background-color:#ffffff;&quot;&gt;输出数据&lt;/span&gt;&lt;/p&gt;
&lt;ul style=&quot;margin-top: 0px; margin-bottom: 0px; margin-left: 0px; margin-right: 0px; -qt-list-indent: 1;&quot;&gt;&lt;li style=&quot; font-family:'Microsoft YaHei';&quot; style=&quot; margin-top:6px; margin-bottom:0px; margin-left:0px; margin-right:0px; -qt-block-indent:0; text-indent:0px;&quot;&gt;输出的数据格式是一个python字典的格式，其中详细标出了PII的类别及其在文本中的位置&lt;/li&gt;
&lt;p style=&quot; margin-top:12px; margin-bottom:12px; margin-left:0px; margin-right:0px; -qt-block-indent:1; text-indent:0px;&quot;&gt;&lt;span style=&quot; font-family:'Microsoft YaHei';&quot;&gt;	'type' -- 数据类别&lt;br /&gt;	'start_char' -- 起始位置&lt;br /&gt;	'end_char' -- 结束位置&lt;br /&gt;	'text'  -- PII文本内容&lt;br /&gt;  数据类别如下：&lt;br /&gt;	PERSON - 人名&lt;br /&gt;	EMAIL - 邮箱&lt;br /&gt;	ID - 身份证号&lt;br /&gt;	PHONE - 电话&lt;br /&gt;	LOCATION - 位置信息&lt;br /&gt;	IP - IP地址&lt;br /&gt;	BANK_ACCOUNT - 银行账号&lt;/span&gt;        &lt;/p&gt;
&lt;li style=&quot; font-family:'Microsoft YaHei';&quot; style=&quot; margin-top:0px; margin-bottom:0px; margin-left:0px; margin-right:0px; -qt-block-indent:0; text-indent:0px;&quot;&gt;全脱敏后的文本示例：我的邮件地址************************，电话号码为***********，欢迎联系！&lt;span style=&quot; font-family:'SimSun';&quot;&gt;        &lt;/span&gt;&lt;/li&gt;
&lt;li style=&quot; font-family:'Microsoft YaHei';&quot; style=&quot; margin-top:0px; margin-bottom:0px; margin-left:0px; margin-right:0px; -qt-block-indent:0; text-indent:0px;&quot;&gt;部分脱敏后的文本示例：我的邮件地址jian********@hotmail.com，电话号码为1378*******，欢迎联系！&lt;span style=&quot; font-family:'SimSun';&quot;&gt;      &lt;/span&gt;&lt;/li&gt;&lt;/ul&gt;
&lt;p style=&quot; margin-top:0px; margin-bottom:0px; margin-left:0px; margin-right:0px; -qt-block-indent:0; text-indent:0px;&quot;&gt;&lt;br /&gt;&lt;/p&gt;&lt;/body&gt;&lt;/html&gt;</string>
         </property>
        </widget>
       </item>
      </layout>
     </widget>
    </widget>
   </item>
   <item>
    <widget class="QFrame" name="frame">
     <property name="minimumSize">
      <size>
       <width>0</width>
       <height>40</height>
      </size>
     </property>
     <property name="frameShape">
      <enum>QFrame::NoFrame</enum>
     </property>
     <property name="frameShadow">
      <enum>QFrame::Raised</enum>
     </property>
     <layout class="QGridLayout" name="gridLayout">
      <property name="leftMargin">
       <number>380</number>
      </property>
      <property name="topMargin">
       <number>0</number>
      </property>
      <property name="rightMargin">
       <number>380</number>
      </property>
      <property name="bottomMargin">
       <number>7</number>
      </property>
      <item row="0" column="0">
       <widget class="QPushButton" name="pushBtnClose">
        <property name="minimumSize">
         <size>
          <width>0</width>
          <height>30</height>
         </size>
        </property>
        <property name="text">
         <string>Close</string>
        </property>
       </widget>
      </item>
     </layout>
    </widget>
   </item>
  </layout>
 </widget>
 <resources/>
 <connections/>
</ui>
